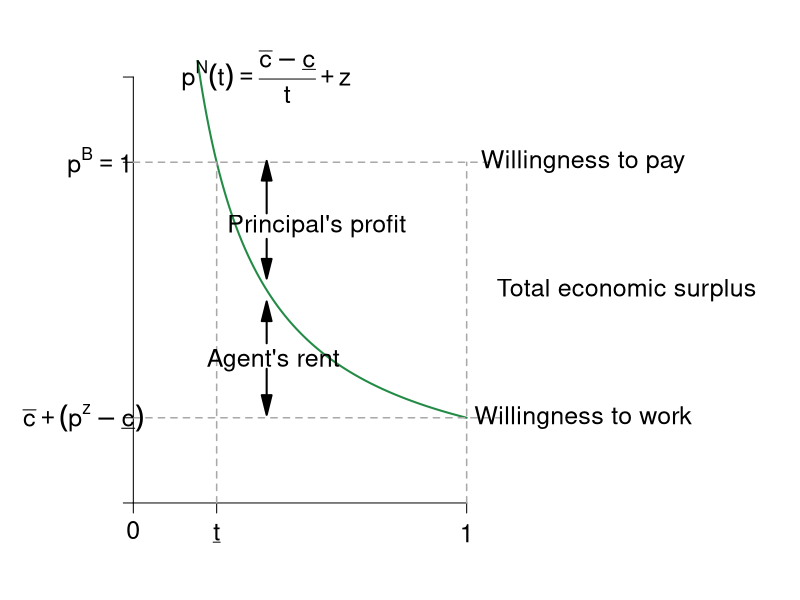

R code for this plot: (Note: this script raises an error after producing the figure.)
require(ggplot2)
require(shape)
require(plotrix)
pdf(file = "information_power/ch10_newfigure.pdf", width = 9, height = 7)

#Set parameters for graphics
pointsize <- 1.8
axislabelsize <- 1.8
labelsize <- 1.5
namesize <- 1.8
annotatesize <- 1.5
graphlinewidth <- 2
segmentlinewidth <- 1.5

disutilityFn <- function(t, cbar = 1.2, underbarc = 1, z = 0) {
  (cbar - underbarc)/(t) + z
}

#COL <- c("#1B9E77", "#D95F02", "#7570B3", "#E7298A", "#66A61E", "#E6AB02", "#A6761D", "#666666")
COL <- c("#238b45","#7fc97f", "#beaed4", "#fdc086", "#ffff99")
par(mar =  c(4, 6, 3, 16))
xlims <- c(0, 1)
ylims <- c(0,1)


plot(0, 0, xlim = xlims, ylim = ylims, type = "n",
     xlab = expression(paste(""), cex = axislabelsize),
     ylab = expression(paste(""), cex = axislabelsize),
     xaxt = "n", yaxt = "n", cex.lab = axislabelsize, bty = "n")

npts <- 500 
npts2 <- 501
#Specify the sequences of points for graphing. 
xx1 <- seq(0, 1, length.out = npts)
xx2 <- seq(xlims[1], xlims[2], length.out = npts)
xx3 <- seq(xlims[1], xlims[2], length.out = npts2)
xx4 <- seq(xlims[1], 25, length.out = npts2)

#Draw the lines for the graphs
lines(xx1, disutilityFn(xx1), col = COL[1], lwd = graphlinewidth)
#lines(xx2, solowCondition(xx2, delta = 5), col = COL[3], lwd = 4)
#lines(xx2, solowInfeas(xx2, delta = 5), col = COL[1], lwd = 4, lty = 2)

#Customize ticks and labels for the plot
ticksy <- c(0,0.2,0.8,1)
ylabels <- c(NA, NA, NA, NA)
ticksx <- c(0, 0.25, 1)
xlabels <- c(0, NA, NA)
axis(1, at = ticksx, pos = 0, labels = xlabels, cex.axis = labelsize)

axis(2, at = ticksy, pos = 0, labels = ylabels, las = 1, cex.axis = labelsize)

#Segments
segments(0, 0.8, 1.1, 0.8, lty = 2, lwd = 1.5, col = "darkgray", xpd = TRUE)
segments(0.25, 0, 0.25, 0.8, lty = 2, lwd = 1.5, col = "darkgray",xpd = TRUE)
segments(0, 0.2, 1.1,0.2,lty = 2, lwd = 1.5, col = "darkgray",xpd = TRUE)
segments(1, 0, 1,0.8, lty = 2, lwd = 1.5, col = "darkgray",xpd = TRUE)

#Axis tick labels
#y
text(-0.15, 0.2, expression(paste(bar(c)+(p^z-underline(c)))), cex = labelsize, xpd = TRUE)
text(-0.1, 0.8, expression(paste(p^B == 1)), cex = labelsize, xpd = TRUE)
#x
text(0.25, -0.07, expression(paste(underline(t))), cex = labelsize, xpd = TRUE)
text(1, -0.07, expression(paste(1)), cex = labelsize, xpd = TRUE)

#Text annotations
text(0.4, 1, expression(paste(p^N,(t) == frac(bar(c)-underline(c),t)+z)), cex = labelsize, xpd = TRUE)
text(0.42, .335, expression(paste("Agent's rent")), cex = labelsize, xpd = TRUE)
text(.55, .65, expression(paste("Principal's profit")), cex = labelsize, xpd = TRUE)
text(1.48, 0.5, expression(paste("Total economic surplus")), cex = labelsize, xpd = TRUE)
text(1.35, 0.8, expression(paste("Willingness to pay")), cex = labelsize, xpd = TRUE)
text(1.35, 0.2, expression(paste("Willingness to work")), cex = labelsize, xpd = TRUE)


#Arrows
Arrows(0.4, 0.375, .4, .45, col = "black", lty = 1, lwd = 2, arr.type = "triangle")
Arrows(0.4, 0.315, .4, .23, col = "black", lty = 1, lwd = 2, arr.type = "triangle")
Arrows(.4, .68, 0.4, 0.78, col = "black", lty = 1, lwd = 2, arr.type = "triangle")
Arrows(.4, .62, 0.4, 0.55, col = "black", lty = 1, lwd = 2, arr.type = "triangle")

#Brackets
brackets(x1 = 1.12, y1 = 0.76, x2 = 1.12, y2 = 0.24, ticks = 0.5, curvature = 0.5, type = 1, 
         col = "black", lwd = 2, lty = 1, xpd = TRUE)


#Axes labels
text(0.5, -0.15, expression(paste("Degree of contractual completeness")), xpd = TRUE, cex = axislabelsize) 
text(-0.2, 0.5, expression(paste("Price, p")), xpd = TRUE, cex = axislabelsize,srt = 90) 


dev.off()
